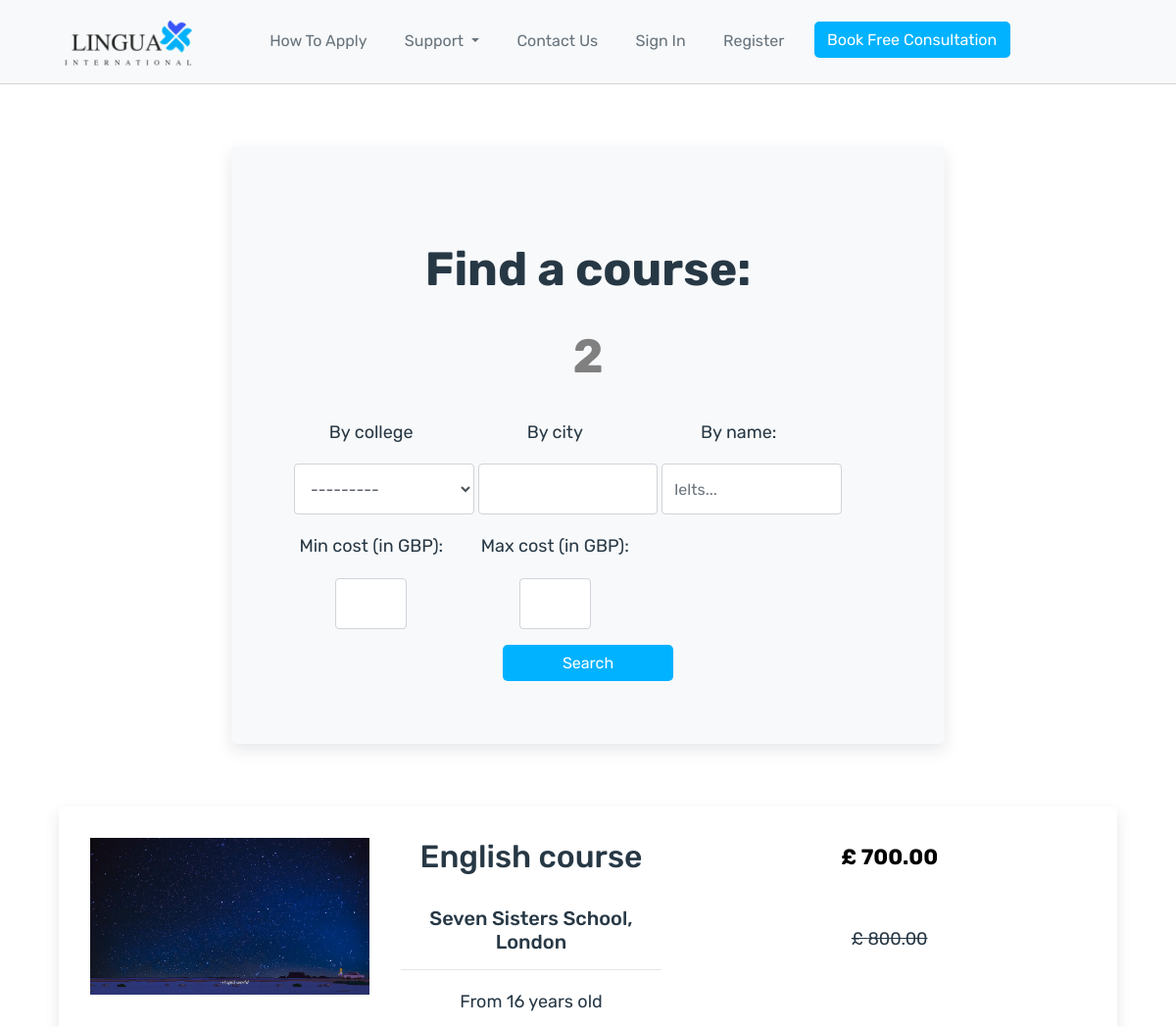
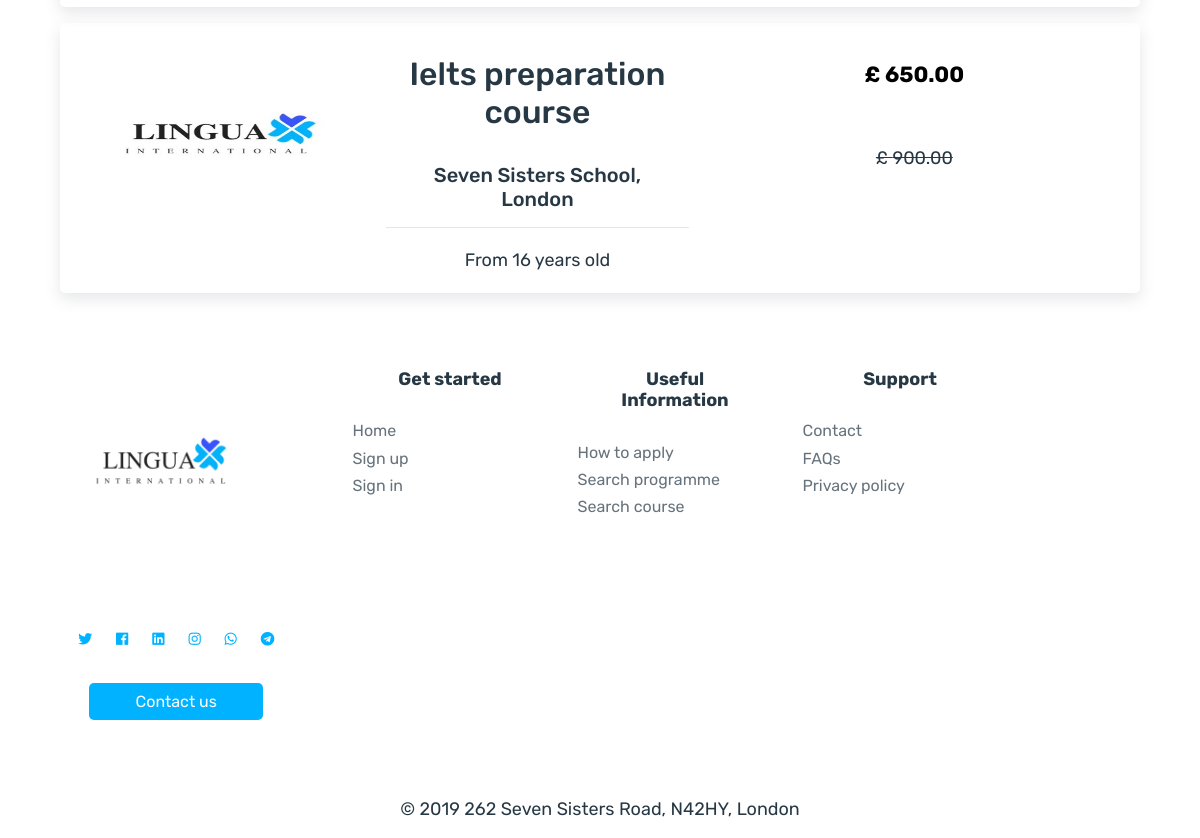
The page /search_course/ on the database as committed earlier (2 pictures, top to bottom).
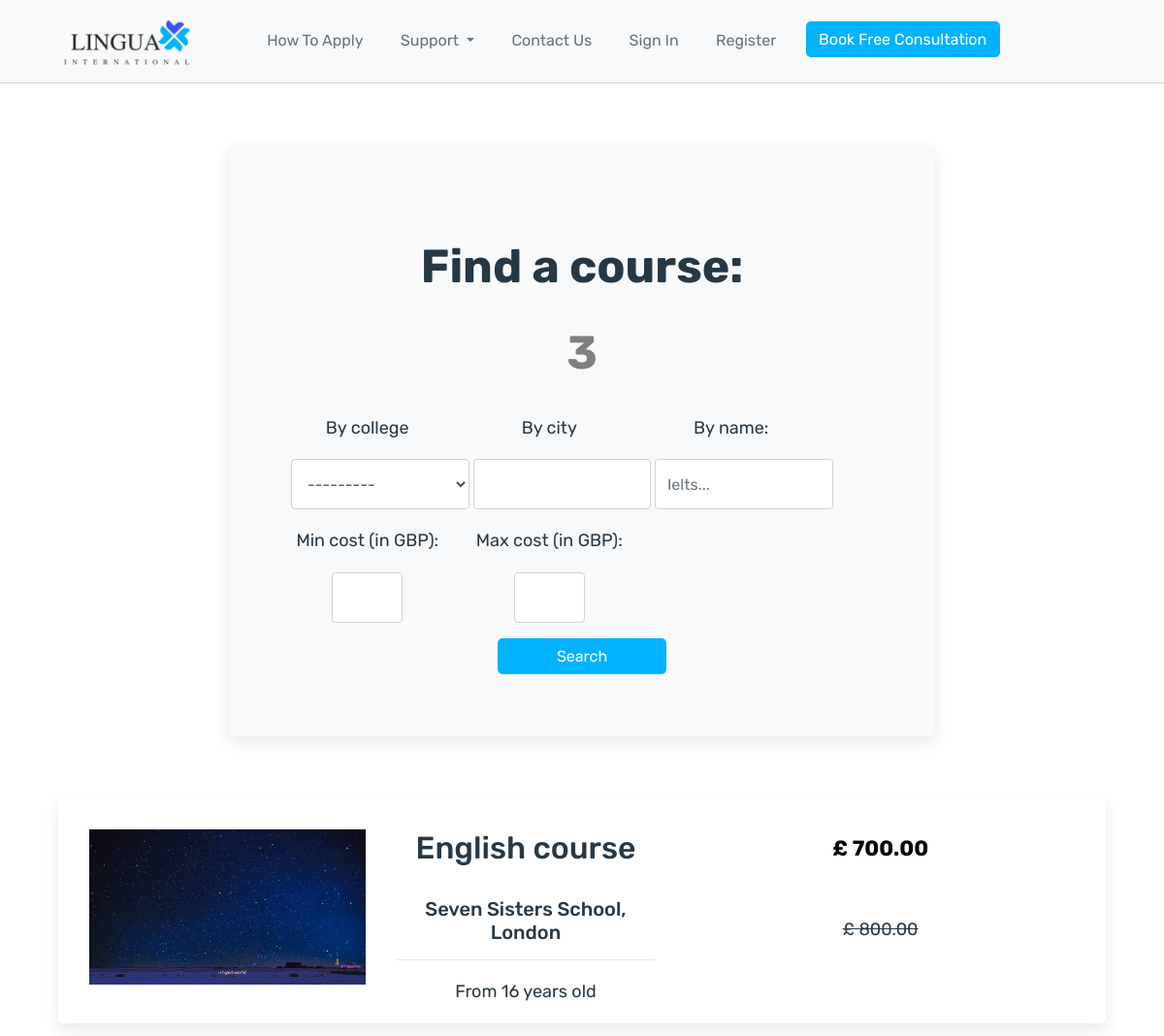
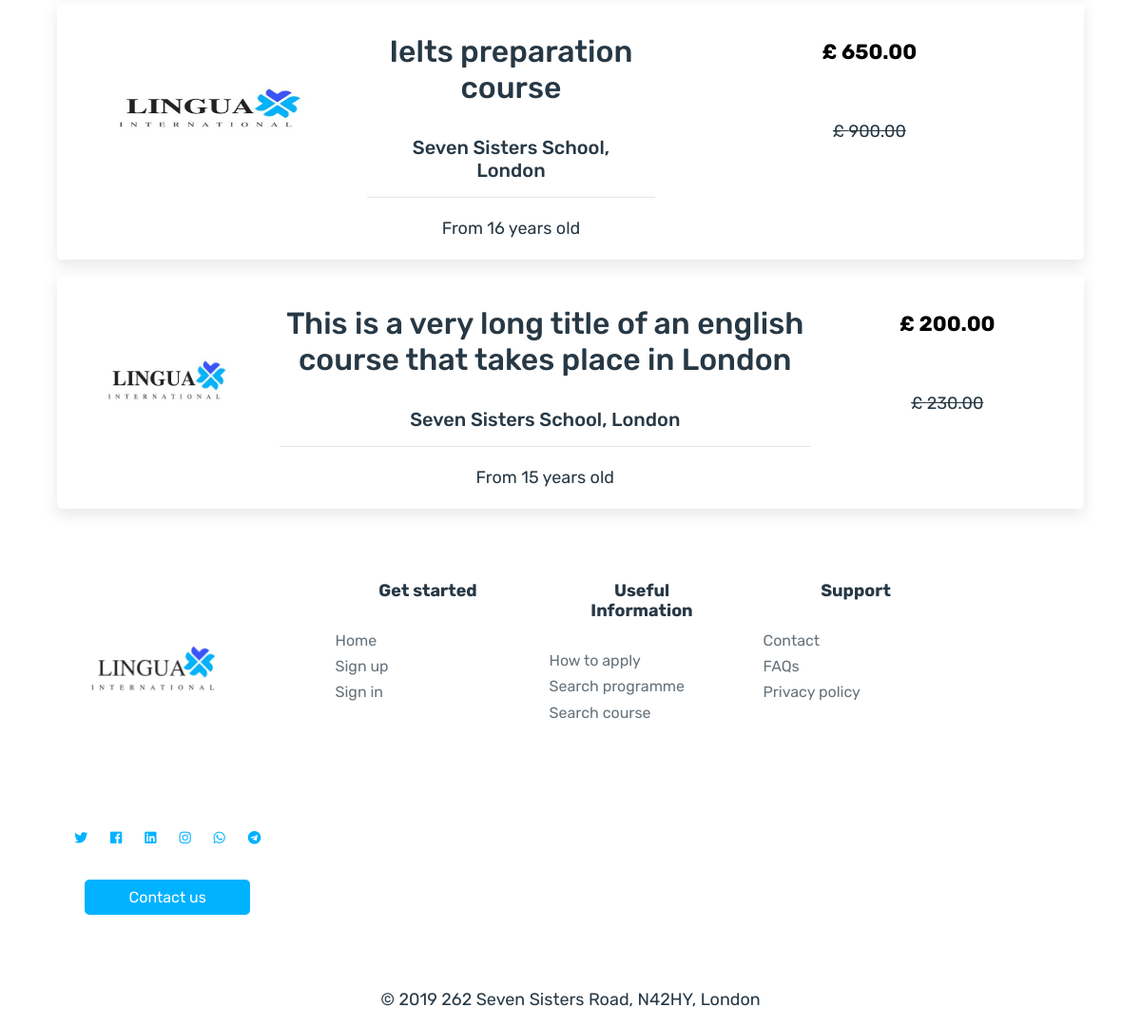
The same page on the database as committed later (2 pictures, top to bottom).
### lingua/models.py (models this page shows, shortened)
class Course(models.Model):
    college = models.ForeignKey('lingua.College', on_delete=models.CASCADE, related_name='colleges')
    image = models.ImageField(default='LinguaLogo.jpg', upload_to='college_img')
    name = models.CharField(max_length=140, null=True)
    address_link = models.URLField(null=True)
    address = models.CharField(max_length=140, null=True)
    coordinate_lat = models.DecimalField(max_digits=7, decimal_places=4, null=True)
    coordinate_long = models.DecimalField(max_digits=7, decimal_places=4, null=True)
    college_url = models.URLField(null=True)
    duration = models.IntegerField(null=True)
    start_date = models.CharField(max_length=140, null=True, blank=True)
    type = models.CharField(max_length=140, null=True)
    description = models.TextField(null=True)
    attendance = models.CharField(max_length=140, null=True)
    learning_mode = models.CharField(max_length=140, null=True)
    student_per_class = models.IntegerField(null=True)
    lesson_durations = models.IntegerField(null=True)
    option1 = models.CharField(max_length=140, null=True, blank=True)
    original_cost1 = models.DecimalField(max_digits=7, decimal_places=2, null=True, blank=True)
    discount_cost1 = models.DecimalField(max_digits=7, decimal_places=2, null=True, blank=True)
    option2 = models.CharField(max_length=140, null=True, blank=True)
    original_cost2 = models.DecimalField(max_digits=7, decimal_places=2, null=True, blank=True)
    discount_cost2 = models.DecimalField(max_digits=7, decimal_places=2, null=True, blank=True)
    option3 = models.CharField(max_length=140, null=True, blank=True)
    original_cost3 = models.DecimalField(max_digits=7, decimal_places=2, null=True, blank=True)
    discount_cost3 = models.DecimalField(max_digits=7, decimal_places=2, null=True, blank=True)
    option4 = models.CharField(max_length=140, null=True, blank=True)
    original_cost4 = models.DecimalField(max_digits=7, decimal_places=2, null=True, blank=True)
    discount_cost4 = models.DecimalField(max_digits=7, decimal_places=2, null=True, blank=True)
    option5 = models.CharField(max_length=140, null=True, blank=True)
    original_cost5 = models.DecimalField(max_digits=7, decimal_places=2, null=True, blank=True)
    discount_cost5 = models.DecimalField(max_digits=7, decimal_places=2, null=True, blank=True)
    housing = models.BooleanField(null=True)
    housing_description = models.TextField(null=True, blank=True)
    min_age = models.IntegerField(null=True)
    distance = models.CharField(max_length=140, null=True)
    meals = models.CharField(max_length=140, null=True)
    housing_cost = models.DecimalField(max_digits=7, decimal_places=2, null=True)

class College(models.Model):
    name = models.CharField(max_length=140)
    city = models.CharField(max_length=140)
    college_url = models.URLField(null=True)
    def __str__(self):
        return self.name

### lingua/views.py (the view)
# urls.py: url(r'^search_course/$', views.search_course, name='search_course'),
def search_course(request):
    course_list = Course.objects.all()
    course_filter = CourseFilter(request.GET, queryset=course_list)
    filtered_qs = filters.CourseFilter(
                    request.GET,
                    queryset = Course.objects.all()
                ).qs
    paginator = Paginator(filtered_qs, 20)
    page = request.GET.get('page')
    try:
        courses = paginator.page(page)
    except PageNotAnInteger:
        courses = paginator.page(1)
    except EmptyPage:
        courses = paginator.page(paginator.num_pages)
    return render(
        request,
        'lingua_templates/search/search_form_course.html',
        {'courses':courses, 'filter': course_filter}
    )

### lingua/templates/lingua_templates/search/search_form_course.html (shortened to what this page needs)
{% extends "lingua_templates/header.html" %}
{% load static %}
{% load widget_tweaks %}
{% block content %}
{% include "lingua_templates/inc/navbar.html" %}
<form id="search-form-course" class="bg-light" method="get">
  <div class="well">
    <h1>Find a course:</h1>
    <h1 style="color:grey;">{{ filter.qs.count }}</h1>
    <div class="row">
      <div class="form-group col-sm-4 col-md-3">
        <p>By college</p>
        {% render_field filter.form.college class="form-control" %}
      </div>
      <div class="form-group col-sm-4 col-md-3">
        <p>By city</p>
        {% render_field filter.form.college__city class="form-control" %}
      </div>
      <div class="form-group col-sm-4 col-md-3">
        <p>By name: </p>
        {% render_field filter.form.name class="form-control" placeholder="Ielts..." %}
      </div>
      <div class="form-group form-sm col-sm-4 col-md-3">
        <p>Min cost (in GBP): </p>
        {% render_field filter.form.min_cost class="form-control" %}
      </div>
      <div class="form-group form-sm col-sm-4 col-md-3">
        <p>Max cost (in GBP): </p>
        {% render_field filter.form.max_cost class="form-control" %}
      </div>
    </div>
    <button type="submit" class="btn btn-primary">
       Search
    </button>
  </div>
</form>
{% for course in courses %}
<a href="{{ course.id }}" class="card-result">
  <div class="search-result">
    <div class="lingua-card">
      <img src="{{ course.image.url }}" alt="english language course" class="lingua-image">
      <div class="lingua-info">
        <h2>{{ course.name }}</h2>
        <h5>{{ course.college }}, {{ course.college.city }}</h5>
        <hr>
        <p>From {{ course.min_age }} years old</p>
      </div>
      <div class="lingua-cost">
        {% if course.discount_cost1 %}
        <p class="card-price discount-cost" style="padding:2rem;"> £ {{ course.discount_cost1 }}</p>
        <p class="card-price original-cost">£ {{ course.original_cost1 }}</p>
        {% else %}
        <p class="card-price discount-cost" style="padding:2rem;"> £ {{ course.original_cost1 }}</p>
        {% endif %}
      </div>
    </div>
  </div>
</a>
{% empty %}
<h1>Sorry, we could not find what you were looking for</h1>
<h4>Try with a more general search or <a style="text-decoration:none;" href="#">contact us</a></h4>
{% endfor %}
{% include "lingua_templates/inc/footer.html" %}
{% endblock %}

Rows that differ between the two databases and show on the page:
added Course: image (picture), name "This is a very long title of an english course that takes place in London", college "Seven Sisters School", college.city "London", min_age "15", discount_cost1 "200.00", original_cost1 "230.00"
Other text that changed with them:
{{ filter.qs.count }}: "2" → "3"
